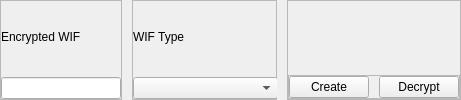
        <widget class="QFrame" name="decryptWIFAndButtonsContainerQFrame">
         <layout class="QHBoxLayout" name="decryptWIFAndButtonsQFrameHLayout">
          <property name="spacing">
           <number>10</number>
          </property>
          <property name="leftMargin">
           <number>0</number>
          </property>
          <property name="topMargin">
           <number>0</number>
          </property>
          <property name="rightMargin">
           <number>0</number>
          </property>
          <property name="bottomMargin">
           <number>0</number>
          </property>
          <item>
           <widget class="QFrame" name="decryptWIFContainerQFrame">
            <property name="frameShape">
             <enum>QFrame::Shape::StyledPanel</enum>
            </property>
            <property name="frameShadow">
             <enum>QFrame::Shadow::Raised</enum>
            </property>
            <layout class="QVBoxLayout" name="decryptWIFContainerQFrameVLayout">
             <property name="spacing">
              <number>5</number>
             </property>
             <property name="leftMargin">
              <number>0</number>
             </property>
             <property name="topMargin">
              <number>0</number>
             </property>
             <property name="rightMargin">
              <number>0</number>
             </property>
             <property name="bottomMargin">
              <number>0</number>
             </property>
             <item>
              <widget class="QFrame" name="decryptWIFLableContainerQFrame">
               <layout class="QHBoxLayout" name="decryptWIFLabelContainerQFrameHLayout">
                <property name="spacing">
                 <number>15</number>
                </property>
                <property name="leftMargin">
                 <number>0</number>
                </property>
                <property name="topMargin">
                 <number>0</number>
                </property>
                <property name="rightMargin">
                 <number>0</number>
                </property>
                <property name="bottomMargin">
                 <number>0</number>
                </property>
                <item>
                 <widget class="QLabel" name="decryptWIFQLabel">
                  <property name="text">
                   <string>Encrypted WIF</string>
                  </property>
                 </widget>
                </item>
                <item>
                 <spacer name="decryptWIFLabelContainerQFrameHSpacer">
                  <property name="orientation">
                   <enum>Qt::Orientation::Horizontal</enum>
                  </property>
                  <property name="sizeHint" stdset="0">
                   <size>
                    <width>40</width>
                    <height>20</height>
                   </size>
                  </property>
                 </spacer>
                </item>
               </layout>
              </widget>
             </item>
             <item>
              <widget class="QLineEdit" name="decryptWIFQLineEdit"/>
             </item>
            </layout>
           </widget>
          </item>
          <item>
           <widget class="QFrame" name="decryptWIFTypeContainerQFrame">
            <property name="maximumSize">
             <size>
              <width>145</width>
              <height>16777215</height>
             </size>
            </property>
            <property name="frameShape">
             <enum>QFrame::Shape::StyledPanel</enum>
            </property>
            <property name="frameShadow">
             <enum>QFrame::Shadow::Raised</enum>
            </property>
            <layout class="QVBoxLayout" name="decryptWIFTypeContainerQFrameVLayout">
             <property name="spacing">
              <number>5</number>
             </property>
             <property name="leftMargin">
              <number>0</number>
             </property>
             <property name="topMargin">
              <number>0</number>
             </property>
             <property name="rightMargin">
              <number>0</number>
             </property>
             <property name="bottomMargin">
              <number>0</number>
             </property>
             <item>
              <widget class="QFrame" name="wifTypeLableContainerQFrame">
               <layout class="QHBoxLayout" name="wifTypeLabelContainerQFrameHLayout2">
                <property name="spacing">
                 <number>15</number>
                </property>
                <property name="leftMargin">
                 <number>0</number>
                </property>
                <property name="topMargin">
                 <number>0</number>
                </property>
                <property name="rightMargin">
                 <number>0</number>
                </property>
                <property name="bottomMargin">
                 <number>0</number>
                </property>
                <item>
                 <widget class="QLabel" name="wifTypeQLabel">
                  <property name="text">
                   <string>WIF Type</string>
                  </property>
                 </widget>
                </item>
                <item>
                 <spacer name="wifTypeLabelContainerQFrameHSpacer">
                  <property name="orientation">
                   <enum>Qt::Orientation::Horizontal</enum>
                  </property>
                  <property name="sizeHint" stdset="0">
                   <size>
                    <width>40</width>
                    <height>20</height>
                   </size>
                  </property>
                 </spacer>
                </item>
               </layout>
              </widget>
             </item>
             <item>
              <widget class="QComboBox" name="createEncryptedWIFTypeQComboBox">
               <property name="minimumSize">
                <size>
                 <width>145</width>
                 <height>0</height>
                </size>
               </property>
               <property name="placeholderText">
                <string>(Select)</string>
               </property>
              </widget>
             </item>
            </layout>
           </widget>
          </item>
          <item>
           <widget class="QFrame" name="decryptWIFButtonsContainerQFrame">
            <property name="frameShape">
             <enum>QFrame::Shape::StyledPanel</enum>
            </property>
            <property name="frameShadow">
             <enum>QFrame::Shadow::Raised</enum>
            </property>
            <layout class="QVBoxLayout" name="decryptWIFButtonsContainerQFrameVLayout">
             <property name="spacing">
              <number>5</number>
             </property>
             <property name="leftMargin">
              <number>0</number>
             </property>
             <property name="topMargin">
              <number>0</number>
             </property>
             <property name="rightMargin">
              <number>0</number>
             </property>
             <property name="bottomMargin">
              <number>0</number>
             </property>
             <item>
              <spacer name="verticalSpacer">
               <property name="orientation">
                <enum>Qt::Orientation::Vertical</enum>
               </property>
               <property name="sizeHint" stdset="0">
                <size>
                 <width>20</width>
                 <height>49</height>
                </size>
               </property>
              </spacer>
             </item>
             <item>
              <widget class="QFrame" name="decryptWIFButtonsQFrame">
               <property name="frameShape">
                <enum>QFrame::Shape::StyledPanel</enum>
               </property>
               <property name="frameShadow">
                <enum>QFrame::Shadow::Raised</enum>
               </property>
               <layout class="QHBoxLayout" name="decryptWIFButtonsQFrameHLayout">
                <property name="spacing">
                 <number>10</number>
                </property>
                <property name="leftMargin">
                 <number>0</number>
                </property>
                <property name="topMargin">
                 <number>0</number>
                </property>
                <property name="rightMargin">
                 <number>0</number>
                </property>
                <property name="bottomMargin">
                 <number>0</number>
                </property>
                <item>
                 <widget class="QPushButton" name="createEncryptedWIFQPushButton">
                  <property name="cursor">
                   <cursorShape>PointingHandCursor</cursorShape>
                  </property>
                  <property name="text">
                   <string>Create</string>
                  </property>
                 </widget>
                </item>
                <item>
                 <widget class="QPushButton" name="decryptWIFQPushButton">
                  <property name="sizePolicy">
                   <sizepolicy hsizetype="Preferred" vsizetype="Fixed">
                    <horstretch>0</horstretch>
                    <verstretch>0</verstretch>
                   </sizepolicy>
                  </property>
                  <property name="cursor">
                   <cursorShape>PointingHandCursor</cursorShape>
                  </property>
                  <property name="text">
                   <string>Decrypt</string>
                  </property>
                 </widget>
                </item>
               </layout>
              </widget>
             </item>
            </layout>
           </widget>
          </item>
         </layout>
        </widget>
